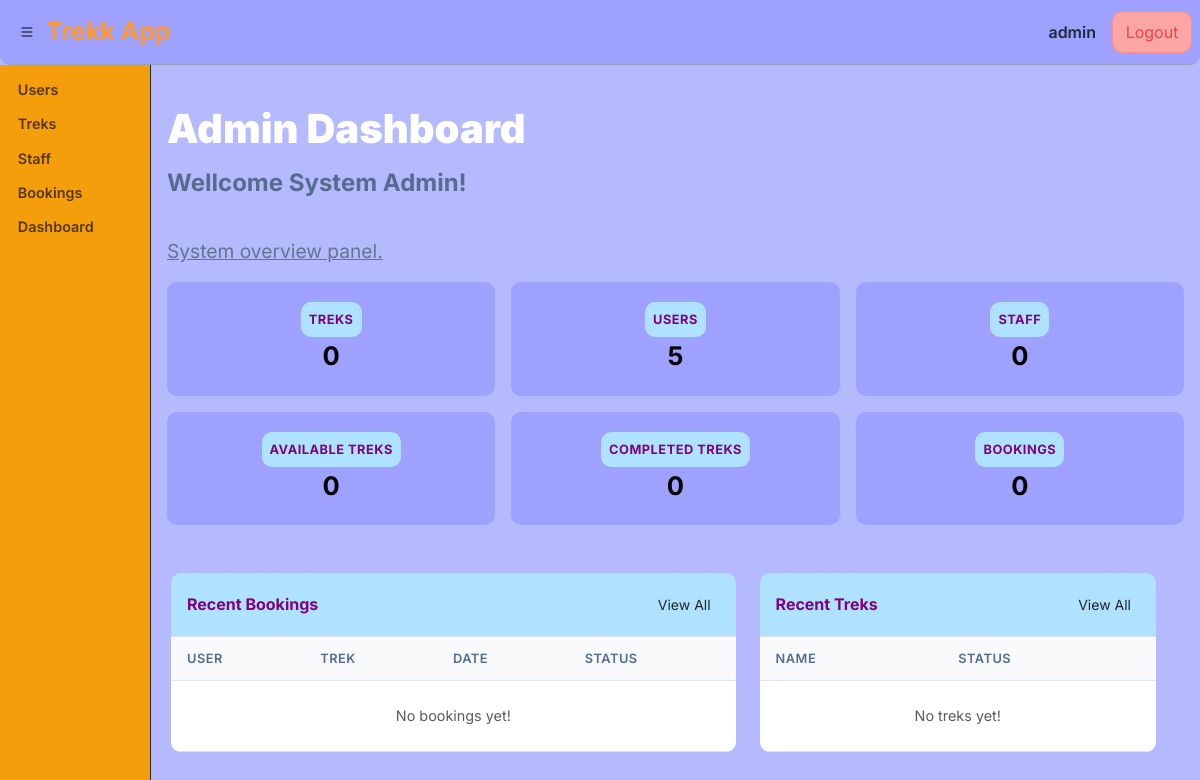
The page /admin/admin_dashboard (signed in) on the database as committed earlier.
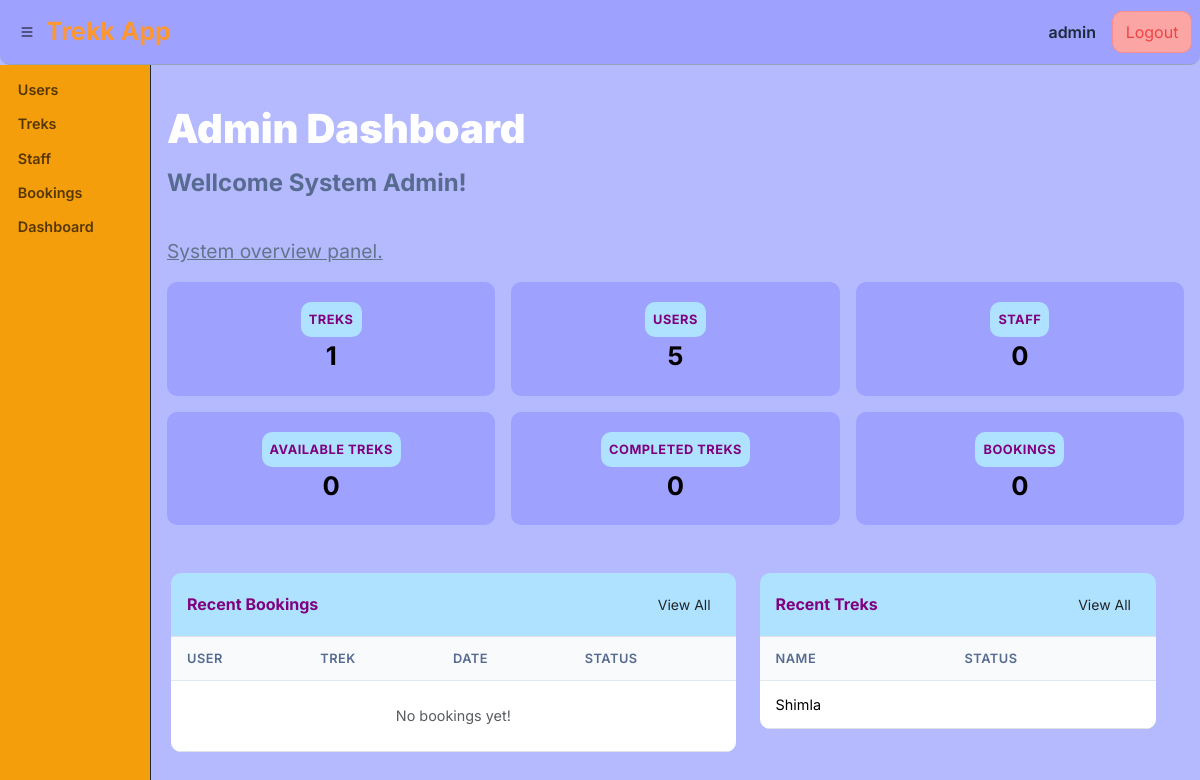
The same page on the database as committed later.
### models.py (models this page shows, shortened)
class TREKK(db.Model): # trek table(entity)
    __tablename__ = 'trek'
    trek_id = db.Column(db.Integer,primary_key=True)
    name = db.Column(db.String(150), nullable=False)
    difficulty = db.Column(db.String(50), nullable=False) # easy , moderate or hard
    duration = db.Column(db.String(50), nullable=False) # '2 days' or '5 days'
    location = db.Column(db.String(40),nullable=False)
    total_slots = db.Column(db.Integer, nullable=False)
    avl_slots = db.Column(db.Integer, nullable=False)
    assigned_staff_id = db.Column(db.Integer, db.ForeignKey("user.user_id"))
    discription = db.Column(db.Text, nullable=True)
    price = db.Column(db.Float, nullable=False) # 2000.50, 2500.40
    status = db.Column(db.String(50), nullable=False,default="inactive" )  # active or inactive
    start_date = db.Column(db.Date, nullable=False)
    end_date = db.Column(db.Date, nullable=False)
    date_of_create = db.Column(db.DateTime, default=datetime.utcnow)
    booked_treks = db.relationship("BOOKING", backref="trek", lazy=True)

### routes/admin_route.py (the view)
@admin_bp.route("/admin_dashboard")
@role_validator("admin")
def admin_dashboard():
    app_data = {
        'treks': TREKK.query.count(),
        'users' : USER.query.filter_by(role='user').count(),
        'staffs' : USER.query.filter_by(role="staff").count(),
        'avl_treks' :TREKK.query.filter_by(status="Open").count(),
        'completed_treks' : TREKK.query.filter_by(status="Completed").count(),
        'bookings' :BOOKING.query.count()
    }
    bookings = (
        db.session.query(BOOKING)
        .options(joinedload(BOOKING.user), joinedload(BOOKING.trek))
        .order_by(BOOKING.booking_date.desc()).limit(5).all()
    )
    newly_treks = TREKK.query.order_by(TREKK.date_of_create.desc()).limit(5).all()
    return render_template("/admin/admin_dashboard.html", app_data=app_data, bookings=bookings, newly_treks=newly_treks)

### routes/admin_route.py (called while the page is built)
def login_validator(func):
    @wraps(func)
    def decorated(*a, **kw):
        if 'user_id' not in session:
            flash("Please Log in to your Account First!", "warning")
            return redirect(url_for('auth.main'))
        return func(*a, **kw)
    return decorated

def role_validator(*roles):
    def wrapper(func):
        @wraps(func)
        @login_validator
        def decorated(*a, **kw):
            if session.get('role') not in roles:
                flash("Invalid User! Access Forbiden.", "danger")
                return redirect(url_for('auth.main'))
            return func(*a, **kw)
        return decorated
    return wrapper

### templates/admin/admin_dashboard.html (shortened to what this page needs)
{% extends "base.html" %}
{% block content %}
<div class="page-heading">
    <h1>Admin Dashboard</h1>
    <h3>Wellcome System Admin!</h3>
    <u>System overview panel.</u>
</div>
<div class="row g-3 mb-4">
  <div class="col-md-4 col-6">
    <div class="data-card ">
      <div class="d-flex align-items-center justify-content-center"><div class="data-label ">Treks</div></div>
      <div class="data-output">{{ app_data.treks }}</div>
    </div>
  </div>
  <div class="col-md-4 col-6">
    <div class="data-card">
      <div class="d-flex align-items-center justify-content-center"><span class="data-label ">Users</span></div>
      <div class="data-output">{{ app_data.users }}</div>
    </div>
  </div>
  <div class="col-md-4 col-6">
    <div class="data-card">
      <div class="d-flex align-items-center justify-content-center"><span class="data-label ">Staff</span></div>
      <div class="data-output">{{ app_data.staffs }}</div>
    </div>
  </div>
  <div class="col-md-4 col-6">
    <div class="data-card">
      <div class="d-flex align-items-center justify-content-center"><span class="data-label ">Available Treks</span></div>
      <div class="data-output">{{ app_data.avl_treks }}</div>
    </div>
  </div>
  <div class="col-md-4 col-6">
    <div class="data-card">
      <div class="d-flex align-items-center justify-content-center"><span class="data-label ">Completed Treks</span></div>
      <div class="data-output">{{ app_data.completed_treks }}</div>
    </div>
  </div>
  <div class="col-md-4 col-6">
    <div class="data-card">
      <div class="d-flex align-items-center justify-content-center"><span class="data-label ">Bookings</span></div>
      <div class="data-output">{{ app_data.bookings }}</div>
    </div>
  </div>
<div class="row gy-4 ">
  <div class="col-lg-7">
    <div class="table-panel">
      <div class="p-3 border-bottom d-flex justify-content-between align-items-center">
        <h6 class="mb-0 fw-bold" style="color: purple;">Recent Bookings</h6>
        <a href="" class="btn btn-sm btn-outline-custom">View All</a>
      </div>
      <div class="control_table">
        <table class="table">
          <thead><tr><th>User</th><th>Trek</th><th>Date</th><th>Status</th></tr></thead>
          <tbody>
          {% for booking, user, trek in bookings %}
          <tr>
            <td>{{ user.full_name }}</td>
            <td>{{ trek.name }}</td>
            <td>{{ booking.booking_date.strftime('%Y-%m-%d') if booking.booking_date else '-' }}</td>
            <td><span class="badge badge-{{ booking.status|lower }}">{{ booking.status }}</span></td>
          </tr>
          {% else %}
          <tr><td colspan="4" class="text-center text-muted py-4">No bookings yet!</td></tr>
          {% endfor %}
          </tbody>
        </table>
      </div>
    </div>
  </div>
  <div class="col-lg-5">
    <div class="table-panel">
      <div class="p-3 border-bottom d-flex justify-content-between align-items-center">
        <h6 class="mb-0 fw-bold" style="color: purple;">Recent Treks</h6>
        <a href="" class="btn btn-sm btn-outline-custom">View All</a>
      </div>
      <div class="control_table">
        <table class="table">
          <thead><tr><th>Name</th><th>Status</th></tr></thead>
          <tbody>
          {% for t in newly_treks %}
          <tr>
            <td>{{ t.name }}</td>
            <td><span class="badge badge-{{ t.status|lower }}">{{ t.status }}</span></td>
          </tr>
          {% else %}
          <tr><td colspan="2" class="text-center text-muted py-4">No treks yet!</td></tr>
          {% endfor %}
          </tbody>
        </table>
      </div>
    </div>
  </div>
</div>
{% endblock %}

Rows that differ between the two databases and show on the page:
added TREKK: name "Shimla"
Other text that changed with them:
{{ app_data.treks }}: "0" → "1"
text no longer shown: "No treks yet!"
